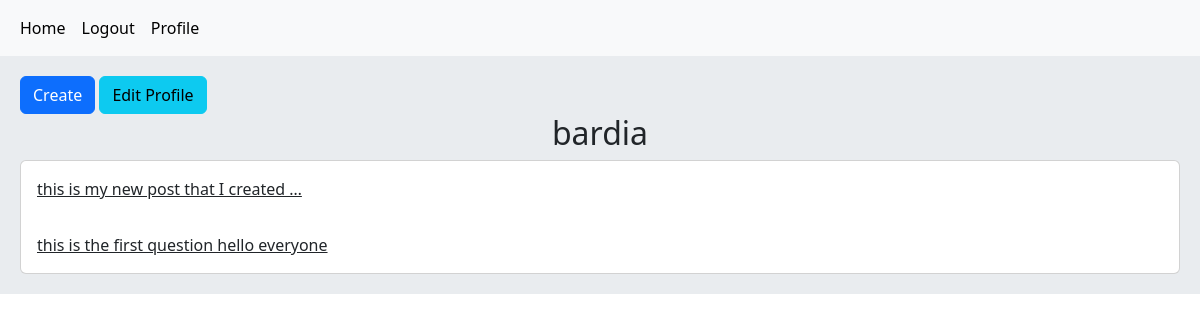
The app's page /account/profile/1/ (signed in) with its own data.
### home/models.py (models this page shows, shortened)
class Post(models.Model):
    user = models.ForeignKey(User, on_delete=models.CASCADE, related_name='posts')
    body = models.TextField()
    slug = models.SlugField()
    title = models.CharField(max_length=100, null=True, blank=True)
    created = models.DateTimeField(auto_now_add=True)
    updated = models.DateTimeField(auto_now=True)
    class Meta:
        ordering = ('-created',)
    def get_absolute_url(self):
        return reverse('home:post_detail', args=(self.id, self.slug))

### account/views.py (the view)
# urls.py: path('profile/<int:user_id>/', views.UserProfileView.as_view(), name="user_profile"),
class UserProfileView(LoginRequiredMixin, View):
    def get(self, request, user_id):
        is_following = False
        user = get_object_or_404(User, pk=user_id)
        posts = user.posts.all()
        relation = Relation.objects.filter(from_user=request.user, to_user=user)
        if relation.exists():
            is_following = True
        return render(request, 'account/profile.html', {'user': user, 'posts': posts, 'is_following': is_following})

### account/templates/account/profile.html (shortened to what this page needs)
{% extends 'base.html' %}
{% block content %}
    {% if request.user.id == user.id %}
        <a href="{% url 'home:post_create' %}" class="btn btn-primary">Create</a>
        <a href="{% url 'account:edit_user' %}" class="btn btn-info">Edit Profile</a>
    {% endif %}
    <h2 class="text-center">{{ user.username }}</h2>
    <div class="card">
        {% for post in posts %}
            <a href="{{ post.get_absolute_url }}" class="card-body">{{ post.body|truncatewords:8 }}</a>
        {% endfor %}
    </div>
{% endblock %}

### records on screen
Post: body "this is my new post that I created …"
Post: body "this is the first question hello everyone"

### other values on screen
{{ user.username }} "bardia"
